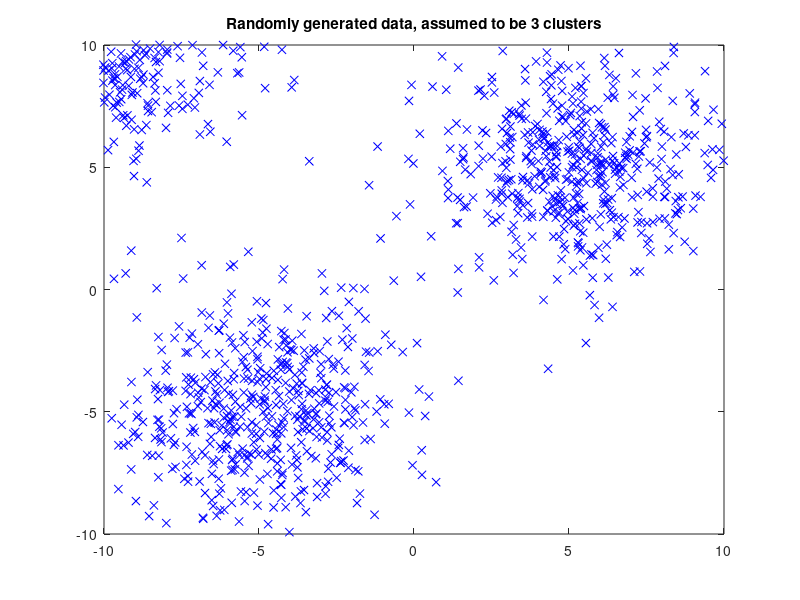

MATLAB code for this plot: (Note: this script raises an error after producing the figure.)

% generate some random 2-d data
figure;
data_one = mvnrnd([-5, -5], eye(2) * 5, 500);
data_two = mvnrnd([5, 5], eye(2) * 5, 500);
data_three = mvnrnd([-10, 10], eye(2) * 5, 500);
data = [data_one;data_two;data_three];
plot(data(:,1), data(:,2), 'bx');
title("Randomly generated data, assumed to be 3 clusters");
axis([-10 10 -10 10]);
saveas(gcf, 'problem-1-random-points.png');

% k-means cluster assignments, desired number of clusters = 3
k_means_assignments = k_means(data, 3);
% disp(k_means_assignments);

figure;
scatter(data(:,1), data(:,2), [], k_means_assignments);
title("Cluster assignments after training k-means and k=3");
axis([-10 10 -10 10]);
saveas(gcf, 'problem-1-random-points-CLUSTERED-k3.png');


% k-means cluster assignments, desired number of clusters = 2
k_means_assignments = k_means(data, 2);
% disp(k_means_assignments);

figure;
scatter(data(:,1), data(:,2), [], k_means_assignments);
title("Cluster assignments after training k-means and k=2");
axis([-10 10 -10 10]);
saveas(gcf, 'problem-1-random-points-CLUSTERED-k2.png');

%% perform spectral clustering
spectral_k_means_assignments = k_means_spec(data, 3, 10);
figure;
scatter(data(:,1), data(:,2), [], spectral_k_means_assignments);
title("Cluster assignments after training spectral k-means and k=3");
axis([-10 10 -10 10]);
saveas(gcf, 'problem-1-random-points-SPECTRAL-CLUSTERED-k3.png');